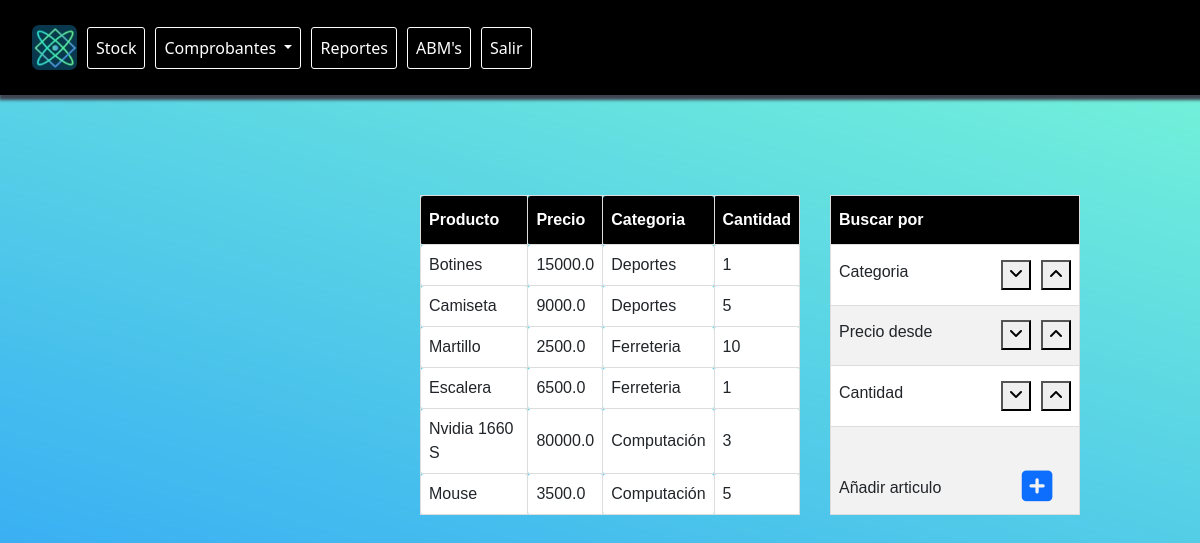
The page /stock/ (signed in) on the database as committed earlier.
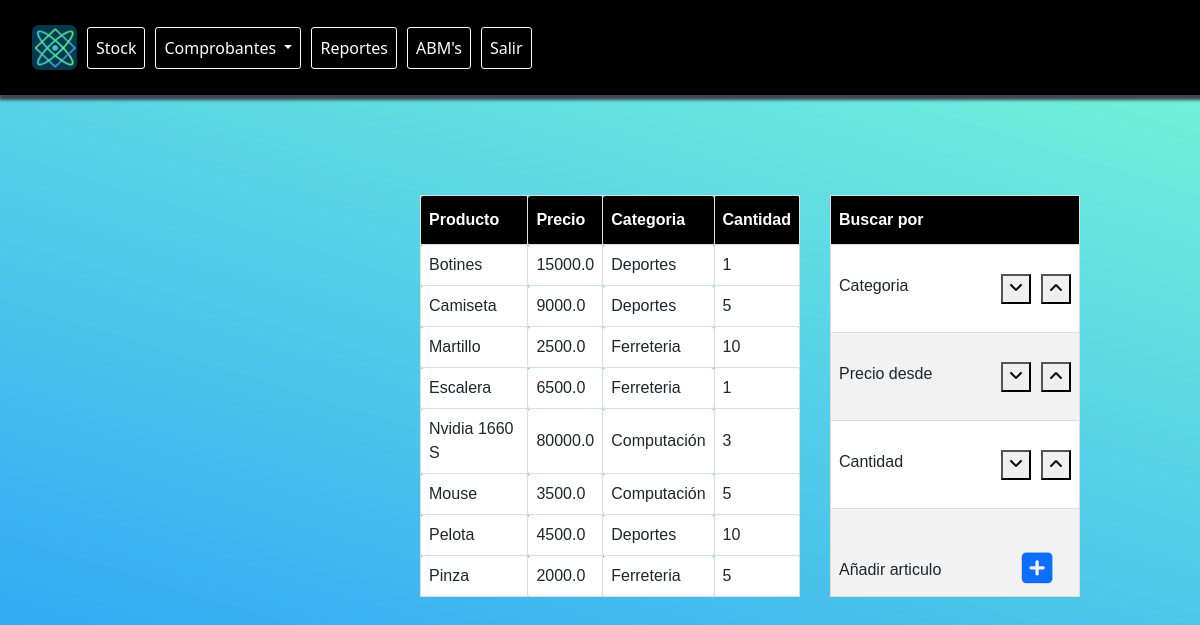
The same page on the database as committed later.
### AppArticulos/models.py (models this page shows, shortened)
class Articulo(models.Model):
    id_articulo=models.IntegerField(primary_key = True)
    nombre=models.CharField('Nombre', max_length=50)
    categoria=models.ForeignKey(Categoria, on_delete=models.CASCADE)
    precio=models.FloatField('Precio')
    disponibilidad=models.BooleanField(default=True)
    cantidad=models.IntegerField('Cantidad')
    created=models.DateTimeField(auto_now_add=True)
    updated=models.DateTimeField(auto_now_add=True)
    class Meta:
        verbose_name="Articulo"
        verbose_name_plural="Articulos"

### AppStock/views.py (the view)
# urls.py: path('', views.stock, name="Stock"),
@login_required
def stock(request):
    articulo = Articulo.objects.all()
    categoria = Categoria.objects.all()
    queryset = request.GET.get("categoria")
    if queryset:
        articulo = Articulo.objects.filter(nombre = queryset)
    queryset = request.GET.get("buscarcat")
    if queryset:
        categoria = Categoria.objects.filter(nombre = queryset)
    queryset = request.GET.get("buscarprecio")
    querysete = request.GET.get("buscarprecio2")
    if queryset and querysete:
        articulo = Articulo.objects.filter(precio__gte = queryset, precio__lte = querysete)
    queryset = request.GET.get("buscarcant")
    querysete = request.GET.get("buscarcant2")
    if queryset and querysete:
        articulo = Articulo.objects.filter(cantidad__gte = queryset, cantidad__lte = querysete)
    return render(request, "AppStock/stock.html",  {"cat":categoria, "art":articulo})

### AppStock/templates/AppStock/stock.html (shortened to what this page needs)
{% extends "base/base.html" %}
{% load static %}
{% block content %}
    <section id="seccionstock">
        <table id="tablastock">
            <thead>
                <tr>
                    <th>Producto</th>
                    <th>Precio</th>
                    <th>Categoria</th>
                    <th>Cantidad</th>
                </tr>
            </thead>
            <tbody>
                {% for arts in art %}
                    {% if arts.categoria_id == 1 %}
                            <td> {{ arts.nombre }} </td>
                            <td> {{ arts.precio }} </td>
                            <td> Deportes </td>
                            <td> {{ arts.cantidad }} </td>
                    {% endif %}
                    {% if arts.categoria_id == 2 %}
                        <td> {{ arts.nombre }} </td>
                        <td> {{ arts.precio }} </td>
                        <td> Ferreteria </td>
                        <td> {{ arts.cantidad }} </td>
                    {% endif %}
                    {% if arts.categoria_id == 3 %}
                        <td> {{ arts.nombre }} </td>
                        <td> {{ arts.precio }} </td>
                        <td> Computación </td>
                        <td> {{ arts.cantidad }} </td>
                {% endif %}
                {% endfor %}
            </tbody>
        </table>
        <table id="ordenar" style="width: 250px">
            <thead>
                <tr>
                    <th> Buscar por </th>
                </tr>
            </thead>
            <tbody>
                <tr>
                    <td>
                        <span>Categoria</span> <button class="bottons" type="submit" onclick="cerrarCate();"><i class="fa fa-angle-up" aria-hidden="true"></i></button>
                        <button class="bottons" type="submit" onclick="mostrarCate();"><i class="fa fa-angle-down" aria-hidden="true"></i></button>
                    </td>
                </tr>
                <tr>
                    <td>
                        Precio desde <button class="bottons" type="submit" onclick="cerrarPrecio();"><i class="fa fa-angle-up" aria-hidden="true"></i></button>
                        <button class="bottons" type="submit" onclick="mostrarPrecio();"><i class="fa fa-angle-down" aria-hidden="true"></i></button>
                    </td>
                </tr>
                <tr>
                    <td>
                        Cantidad <button class="bottons" type="submit" onclick="cerrarCant();"><i class="fa fa-angle-up" aria-hidden="true"></i></button>
                        <button class="bottons" type="submit" onclick="mostrarCant();"><i class="fa fa-angle-down" aria-hidden="true"></i></button>
                    </td>
                </tr>
                <tr style="height: 50px; ">
                    <td style='vertical-align: text-top'>
                        <span style="vertical-align: super">Añadir articulo</span>
                        <a class="nav-link stock {% if '/agregar/' in request.path %} active {% endif %} prueba" style="margin-left: 60px; width: 15px; height: 15px;" aria-current="page" href="{% url 'agregar_articulo' %}">
                            <span class="fa-solid fa-square-plus" style="font-size: 35px;"></span>
                        </a>
                    </td>
                </tr>
            </tbody>
        </table>
    </section>
{% endblock %}

Rows that differ between the two databases and show on the page:
added Articulo: nombre "Pelota", precio "4500.0", cantidad "10"
added Articulo: nombre "Pinza", precio "2000.0", cantidad "5"
